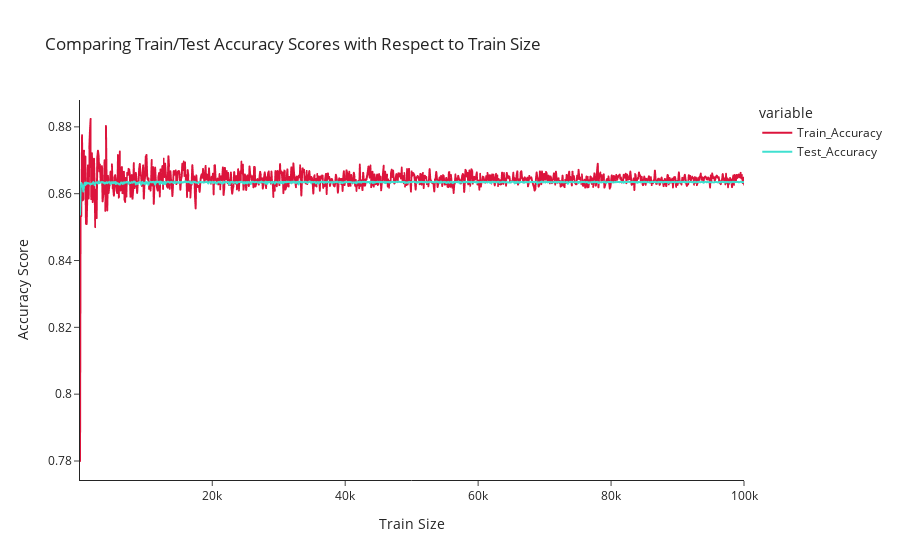

This figure's notebook cell:
### Markdown cell above
### Solution to Exercise 1

### Code cell
from sklearn.linear_model import LogisticRegression
from sklearn.metrics import accuracy_score
import plotly.express as px
import pandas as pd

result_df = pd.DataFrame(columns=['Size', 'Train_Accuracy', 'Test_Accuracy'])

for n in range(100, 100001, 100):
    X, y = make_data(n)
    log_reg = LogisticRegression()
    log_reg.fit(X, y)
    acc_train = accuracy_score(y, log_reg.predict(X))
    acc_test = accuracy_score(y_te, log_reg.predict(X_te))
    result_df.loc[len(result_df)] = [n, acc_train, acc_test]


fig = px.line(result_df,
              x = 'Size',
              y = ['Train_Accuracy', 'Test_Accuracy'],
              template = 'simple_white',
              color_discrete_sequence=['crimson', 'turquoise'],
              labels={"Size": "Train Size", 'value': 'Accuracy Score'},
              title = 'Comparing Train/Test Accuracy Scores with Respect to Train Size')
fig.show()

### Figure 1 — Plotly figure (JSON) as saved in the notebook; plotly's stock layout.template omitted (floating-point values rounded to 4 significant figures; data arrays with more than 128 entries replaced by an {"elided": "..."} marker saying what was removed)
{"data": [{"hovertemplate": "variable=Train_Accuracy<br>Train Size=%{x}<br>Accuracy Score=%{y}<extra></extra>", "legendgroup": "Train_Accuracy", "line": {"color": "crimson", "dash": "solid"}, "marker": {"symbol": "circle"}, "mode": "lines", "name": "Train_Accuracy", "showlegend": true, "type": "scattergl", "x": {"elided": "1000 int values"}, "xaxis": "x", "y": {"elided": "1000 float values"}, "yaxis": "y"}, {"hovertemplate": "variable=Test_Accuracy<br>Train Size=%{x}<br>Accuracy Score=%{y}<extra></extra>", "legendgroup": "Test_Accuracy", "line": {"color": "turquoise", "dash": "solid"}, "marker": {"symbol": "circle"}, "mode": "lines", "name": "Test_Accuracy", "showlegend": true, "type": "scattergl", "x": {"elided": "1000 int values"}, "xaxis": "x", "y": {"elided": "1000 float values"}, "yaxis": "y"}], "layout": {"legend": {"title": {"text": "variable"}, "tracegroupgap": 0}, "title": {"text": "Comparing Train/Test Accuracy Scores with Respect to Train Size"}, "xaxis": {"anchor": "y", "domain": [0, 1], "title": {"text": "Train Size"}}, "yaxis": {"anchor": "x", "domain": [0, 1], "title": {"text": "Accuracy Score"}}}}
